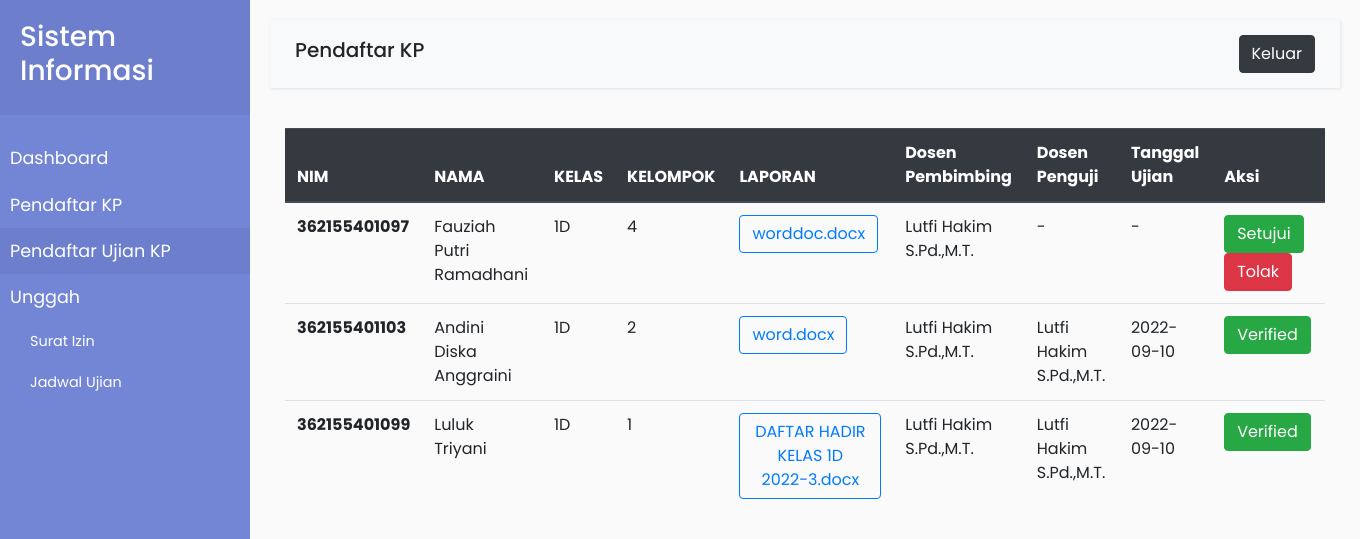
Screenshot of /pendaftar-ujian-kp.php (signed in) with the database file from the repository.
### tables this page shows
CREATE TABLE `mahasiswa` (
  `id` int(11) NOT NULL,
  `nama` varchar(45) NOT NULL,
  `nim` varchar(45) NOT NULL,
  `kelas` varchar(45) NOT NULL,
  `email` varchar(45) NOT NULL,
  `alamat` varchar(45) NOT NULL,
  `user_id` int(11) DEFAULT NULL,
  `anggota_kelompok_id` int(11) DEFAULT NULL
);

CREATE TABLE `anggota_kelompok` (
  `id` int(11) NOT NULL,
  `nama_anggota` varchar(45) DEFAULT NULL,
  `nim` varchar(45) NOT NULL
);

CREATE TABLE `pendaftaran_ujian_kp` (
  `id` int(11) NOT NULL,
  `laporan_kp` varchar(45) NOT NULL,
  `jadwal_ujian` varchar(45) DEFAULT NULL,
  `pendaftaran_kp_id` int(11) NOT NULL,
  `acc_ujian_id` int(11) DEFAULT NULL
);

CREATE TABLE `dosen` (
  `id` int(11) NOT NULL,
  `nama_dosen` varchar(45) NOT NULL,
  `nik` varchar(45) NOT NULL,
  `foto` varchar(45) NOT NULL,
  `user_id` int(11) NOT NULL
);

### pendaftar-ujian-kp.php (the view, shortened to what this page needs)
<?php
include 'koneksi.php';
$mahasiswa = mysqli_query($conn, "SELECT pendaftaran_ujian_kp.id,jadwal_ujian,mahasiswa.nim,nama,kelas,nama_anggota,laporan_kp,nama_dosen,acc_ujian_id FROM mahasiswa JOIN anggota_kelompok ON mahasiswa.anggota_kelompok_id=anggota_kelompok.id JOIN pendaftaran_kp ON mahasiswa.anggota_kelompok_id=pendaftaran_kp.anggota_kelompok_id JOIN dosen ON pendaftaran_kp.dosen_id=dosen.id JOIN pendaftaran_ujian_kp ON pendaftaran_kp.id=pendaftaran_ujian_kp.pendaftaran_kp_id ORDER BY pendaftaran_kp.id DESC");
?>
<!DOCTYPE html>
<html>
<head>
    <link rel="stylesheet" href="assets/css/bootstrap.css">
    <link rel="stylesheet" href="assets/css/style.css">
</head>
<body>
    <div class="wrapper">
        <nav id="sidebar">
            <div class="sidebar-header">
                <h3>Sistem Informasi</h3>
            </div>
            <ul class="list-unstyled components">
                <li>
                    <a href="dashboard-koor.php">Dashboard</a>
                </li>
                <li>
                    <a href="pendaftar-kp.php">Pendaftar KP</a>
                </li>
                <li class="active">
                    <a href="pendaftar-ujian-kp.php">Pendaftar Ujian KP</a>
                </li>
                <li>
                    <a>Unggah</a>
                    <ul class="list-unstyled" id="homeSubmenu">
                        <li>
                            <a href="unggah-surat-izin.php">Surat Izin</a>
                        </li>
                        <li>
                            <a href="unggah-jadwal-ujian.php">Jadwal Ujian</a>
                        </li>
                    </ul>
                </li>
            </ul>
        </nav>
        <div id="content">
            <nav class="navbar navbar-expand-lg navbar-light bg-light">
                <div class="container-fluid">
                    <h5>Pendaftar KP</h5>
                    <a href="logout.php" class="btn btn-dark">Keluar</a>
                </div>
            </nav>
            <div class="container-fluid">
                <table class="table">
                    <thead class="thead-dark">
                        <tr>
                            <th scope="col">NIM</th>
                            <th scope="col">NAMA</th>
                            <th scope="col">KELAS</th>
                            <th scope="col">KELOMPOK</th>
                            <th scope="col">LAPORAN</th>
                            <th scope="col">Dosen Pembimbing</th>
                            <th scope="col">Dosen Penguji</th>
                            <th scope="col">Tanggal Ujian</th>
                            <th scope="col">Aksi</th>
                        </tr>
                    </thead>
                    <tbody>
                        <?php foreach ($mahasiswa as $mhs) { ?>
                        <tr>
                            <th><?php echo $mhs['nim']; ?></th>
                            <td><?php echo $mhs['nama']; ?></td>
                            <td><?php echo $mhs['kelas']; ?></td>
                            <td><?php echo $mhs['nama_anggota']; ?></td>
                            <td><a href="file/<?php echo $mhs['laporan_kp']; ?>" class="btn btn-outline-primary"><?php echo $mhs['laporan_kp']; ?></a></td>
                            <td><?php echo $mhs['nama_dosen']; ?></td>
                            <td>
                            <?php if(is_null($mhs['acc_ujian_id'])) { echo "-"; } else { ?>
                            <?php
                                $id_uji = $mhs['acc_ujian_id'];
                                $qpenguji = mysqli_query($conn, "SELECT * FROM acc_ujian JOIN dosen ON acc_ujian.dosen_penguji=dosen.id WHERE acc_ujian.id='$id_uji'");
                                $datapenguji = mysqli_fetch_array($qpenguji);
                                echo $datapenguji['nama_dosen'];
                            ?>
                            <?php } ?>
                            </td>
                            <td>
                                <?php if(is_null($mhs['jadwal_ujian'])) { echo "-"; } else { echo $mhs['jadwal_ujian']; } ?>
                            </td>
                            <td>
                                <?php if(is_null($mhs['acc_ujian_id'])) {?>
                                <button type="button" class="btn btn-success mr-2" data-toggle="modal" data-target="#mhs<?php echo $mhs["id"] ?>">Setujui</button>
                                <button type="submit" name="tolak" class="btn btn-danger">Tolak</button>
                                <?php } else { ?>
                                    <button type="button" class="btn btn-success">Verified</button>
                                <?php } ?>
                            </td>
                        </tr>
                        <?php } ?>
                    </tbody>
                </table>
            </div>
        </div>
    </div>
</body>
</html>

### assets/css/style.css (style rules this page uses)
body { font-family: 'Poppins', sans-serif; background: #fafafa; }
a, a:hover, a:focus { color: inherit; text-decoration: none; transition: all 0.3s; }
.navbar { padding: 15px 10px; background: #fff; border: none; border-radius: 0; margin-bottom: 40px; box-shadow: 1px 1px 3px rgba(0, 0, 0, 0.1); }
.wrapper { display: flex; width: 100%; align-items: stretch; }
#sidebar { min-width: 250px; max-width: 250px; background: #7386D5; color: #fff; transition: all 0.3s; }
#sidebar .sidebar-header { padding: 20px; background: #6d7fcc; }
#sidebar ul.components { padding: 20px 0; }
#sidebar ul li a { padding: 10px; font-size: 1.1em; display: block; }
nav .active { color: #fff; background: #6d7fcc; }
ul ul a { font-size: 0.9em !important; padding-left: 30px !important; }
#content { width: 100%; padding: 20px; min-height: 100vh; transition: all 0.3s; }

### rows the page displays
mahasiswa: nim "362155401097", nama "Fauziah Putri Ramadhani", kelas "1D", anggota_kelompok.nama_anggota "4", pendaftaran_ujian_kp.laporan_kp "worddoc.docx", dosen.nama_dosen "Lutfi Hakim S.Pd.,M.T."
mahasiswa: nim "362155401103", nama "Andini Diska Anggraini", kelas "1D", anggota_kelompok.nama_anggota "2", pendaftaran_ujian_kp.laporan_kp "word.docx", dosen.nama_dosen "Lutfi Hakim S.Pd.,M.T.", pendaftaran_ujian_kp.jadwal_ujian "2022-09-10", shows "Verified"
mahasiswa: nim "362155401099", nama "Luluk Triyani", kelas "1D", anggota_kelompok.nama_anggota "1", pendaftaran_ujian_kp.laporan_kp "DAFTAR HADIR KELAS 1D 2022-3.docx", dosen.nama_dosen "Lutfi Hakim S.Pd.,M.T.", pendaftaran_ujian_kp.jadwal_ujian "2022-09-10", shows "Verified"
